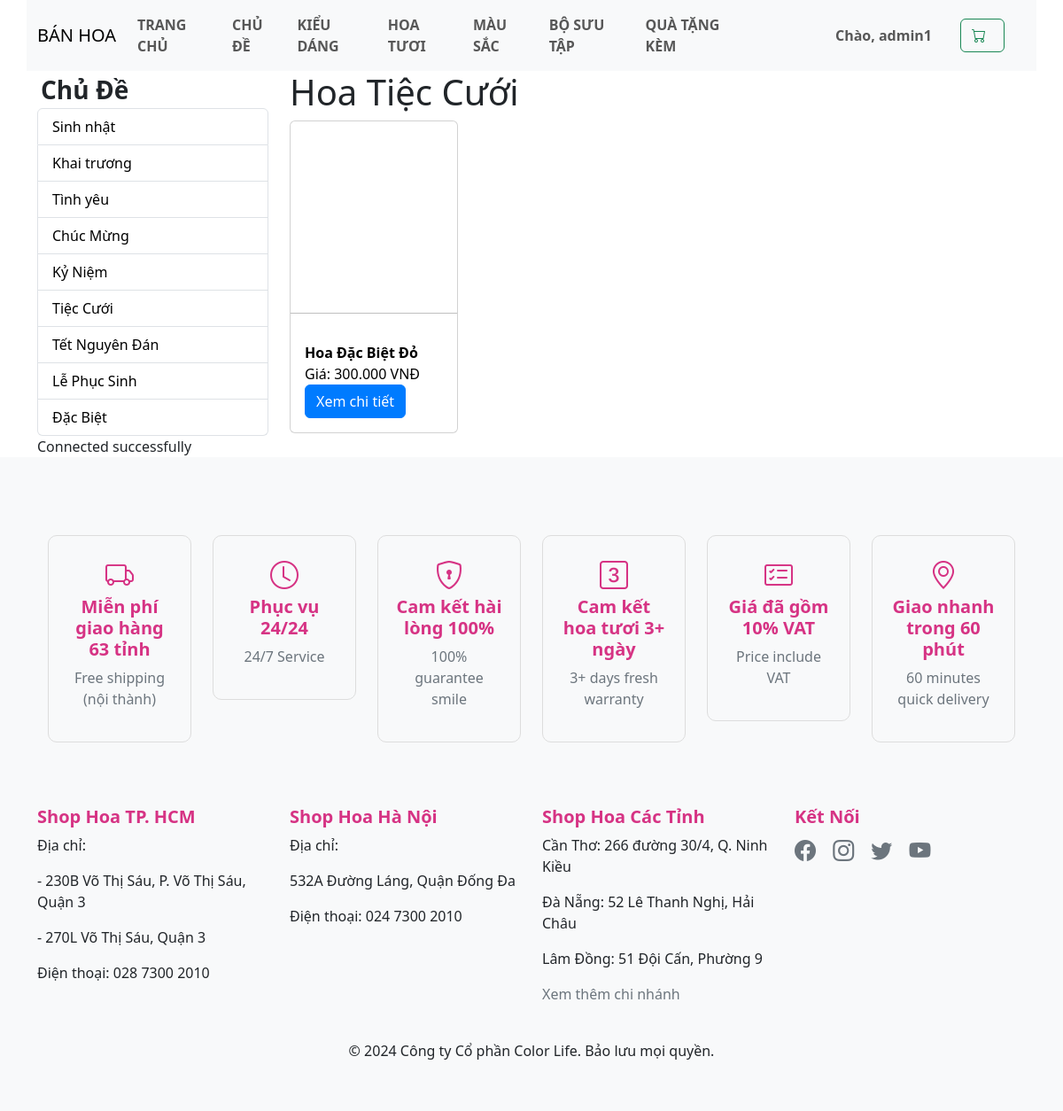
The page /Topic.php?id=6 (signed in) on the database its author committed.
### tables this page shows
CREATE TABLE IF NOT EXISTS `chude` (
  `id` int NOT NULL AUTO_INCREMENT,
  `ten_chu_de` varchar(255) NOT NULL,
  PRIMARY KEY (`id`)
);

CREATE TABLE IF NOT EXISTS `sanpham` (
  `id` int NOT NULL AUTO_INCREMENT,
  `ten_san_pham` varchar(255) NOT NULL,
  `gia` decimal(10,2) NOT NULL,
  `mo_ta` text,
  `hinh_anh` varchar(255) DEFAULT NULL,
  `danh_gia` decimal(3,2) DEFAULT NULL,
  `chu_de_id` int DEFAULT NULL,
  `doi_tuong_id` int DEFAULT NULL,
  `kieu_dang_id` int DEFAULT NULL,
  `mau_sac_id` int DEFAULT NULL,
  `bo_suu_tap_id` int DEFAULT NULL,
  PRIMARY KEY (`id`),
  KEY `chu_de_id` (`chu_de_id`),
  KEY `doi_tuong_id` (`doi_tuong_id`),
  KEY `kieu_dang_id` (`kieu_dang_id`),
  KEY `mau_sac_id` (`mau_sac_id`),
  KEY `bo_suu_tap_id` (`bo_suu_tap_id`)
);

### load_data.php (the view)
<?php
try {
    include('db_connect.php');
    $conn->setAttribute(PDO::ATTR_ERRMODE, PDO::ERRMODE_EXCEPTION);
    $stmt = $conn->prepare("SELECT * FROM chude");
    $stmt->execute();
    $stmt->setFetchMode(PDO::FETCH_ASSOC);
    echo '<ul class="list-group">';
    $i = 1;
    while ($row = $stmt->fetch()) {
        echo '<li class="list-group-item p-0">';
        echo '<a  href="/Topic.php?id=' . $i . '" class="text-decoration-none w-100 h-100 d-block text-black  px-3 py-2">' . $row['ten_chu_de'] . '</a>';
        echo '</li>';
        $i++;
    }
    echo '</ul>';
    echo "Connected successfully";
} catch (PDOException $e) {
    echo "Connection failed: " . $e->getMessage();
}
?>

### listproduct.php
<?php
try {
    include('db_connect.php');
    $conn->setAttribute(PDO::ATTR_ERRMODE, PDO::ERRMODE_EXCEPTION);
    $topic_id = isset($_GET['id']) ? intval($_GET['id']) : null;
    if ($topic_id) {
        $stmt = $conn->prepare("SELECT sanpham.id, sanpham.ten_san_pham, sanpham.gia, sanpham.hinh_anh, chude.ten_chu_de, sanpham.chu_de_id
                                FROM sanpham
                                JOIN chude ON sanpham.chu_de_id = chude.id
                                WHERE sanpham.chu_de_id = :topic_id");
        $stmt->bindParam(':topic_id', $topic_id, PDO::PARAM_INT);
    } else {
        $stmt = $conn->prepare("SELECT sanpham.id, sanpham.ten_san_pham, sanpham.gia, sanpham.hinh_anh, chude.ten_chu_de, sanpham.chu_de_id
                                FROM sanpham
                                JOIN chude ON sanpham.chu_de_id = chude.id");
    }
    $stmt->execute();
    $products = $stmt->fetchAll(PDO::FETCH_ASSOC);
} catch (PDOException $e) {
    echo "Connection failed: " . $e->getMessage();
    $products = [];
}
?>
<?php if (!empty($products)): ?>
    <?php if ($topic_id): ?>
        <h1>Hoa <?php echo htmlspecialchars($products[0]['ten_chu_de']); ?></h1>
    <?php endif; ?>
    <?php foreach ($products as $product): ?>
        <div class="col-md-3 mb-4">
            <a href="productdetail.php?id=<?php echo htmlspecialchars($product['id']); ?>" class="text-decoration-none text-black">
                <div class="card">
                    <div style="background-image: url('<?php echo htmlspecialchars($product['hinh_anh']); ?>'); background-size: contain;background-repeat: no-repeat;   background-position: center; width: 100%; height: 200px; display: block;"></div>
                    <hr />
                    <div class="card-body">
                        <span class="card-title fs-6 fw-bold"><?php echo htmlspecialchars($product['ten_san_pham']); ?></span>
                        <p class="card-text">Giá: <?php echo number_format($product['gia'], 0, ',', '.') . ' VNĐ'; ?></p>
                        <a href="productdetail.php?id=<?php echo htmlspecialchars($product['id']); ?>" class="btn btn-primary">Xem chi tiết</a>
                    </div>
                </div>
            </a>
        </div>
    <?php endforeach; ?>
<?php else: ?>
    <div class="col-12">
        <p class="text-center">Không có sản phẩm nào trong chủ đề này.</p>
    </div>
<?php endif; ?>

### assets/css/main.css (style rules this page uses)
.btn-primary { background-color: #007bff; border-color: #007bff; }

### rows shown on the page
chude: ten_chu_de "Sinh nhật"
chude: ten_chu_de "Khai trương"
chude: ten_chu_de "Tình yêu"
chude: ten_chu_de "Chúc Mừng"
chude: ten_chu_de "Kỷ Niệm"
chude: ten_chu_de "Tiệc Cưới"
chude: ten_chu_de "Tết Nguyên Đán"
chude: ten_chu_de "Lễ Phục Sinh"
chude: ten_chu_de "Đặc Biệt"
sanpham: chude.ten_chu_de "Tiệc Cưới", ten_san_pham "Hoa Đặc Biệt Đỏ", gia "300.000"

### other values the page prints
$_SESSION['username'] "admin1"
